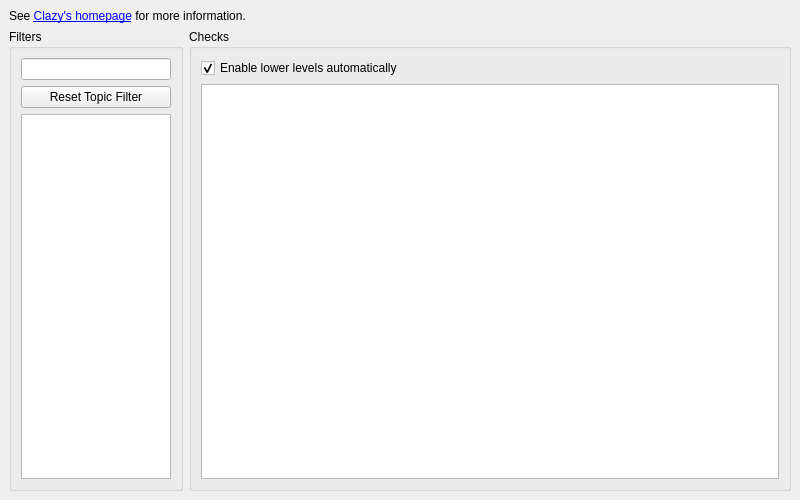
<?xml version="1.0" encoding="UTF-8"?>
<ui version="4.0">
 <class>ClangTools::Internal::ClazyChecks</class>
 <widget class="QWidget" name="ClangTools::Internal::ClazyChecks">
  <property name="geometry">
   <rect>
    <x>0</x>
    <y>0</y>
    <width>800</width>
    <height>500</height>
   </rect>
  </property>
  <property name="sizePolicy">
   <sizepolicy hsizetype="Minimum" vsizetype="Minimum">
    <horstretch>0</horstretch>
    <verstretch>0</verstretch>
   </sizepolicy>
  </property>
  <property name="windowTitle">
   <string/>
  </property>
  <layout class="QVBoxLayout" name="verticalLayout">
   <property name="spacing">
    <number>6</number>
   </property>
   <property name="leftMargin">
    <number>0</number>
   </property>
   <property name="topMargin">
    <number>0</number>
   </property>
   <property name="rightMargin">
    <number>0</number>
   </property>
   <property name="bottomMargin">
    <number>0</number>
   </property>
   <item>
    <widget class="QStackedWidget" name="stackedWidget">
     <property name="currentIndex">
      <number>0</number>
     </property>
     <widget class="QWidget" name="checksPage">
      <layout class="QVBoxLayout" name="verticalLayout_4">
       <item>
        <widget class="QLabel" name="label">
         <property name="text">
          <string>See &lt;a href=&quot;https://github.com/KDE/clazy&quot;&gt;Clazy's homepage&lt;/a&gt; for more information.</string>
         </property>
         <property name="openExternalLinks">
          <bool>true</bool>
         </property>
        </widget>
       </item>
       <item>
        <layout class="QHBoxLayout" name="horizontalLayout_2">
         <item>
          <widget class="QGroupBox" name="groupBox">
           <property name="sizePolicy">
            <sizepolicy hsizetype="Preferred" vsizetype="Preferred">
             <horstretch>0</horstretch>
             <verstretch>0</verstretch>
            </sizepolicy>
           </property>
           <property name="title">
            <string>Filters</string>
           </property>
           <layout class="QVBoxLayout" name="verticalLayout_3">
            <item>
             <widget class="Utils::FancyLineEdit" name="filterLineEdit">
              <property name="sizePolicy">
               <sizepolicy hsizetype="Minimum" vsizetype="Fixed">
                <horstretch>0</horstretch>
                <verstretch>0</verstretch>
               </sizepolicy>
              </property>
             </widget>
            </item>
            <item>
             <widget class="QPushButton" name="topicsResetButton">
              <property name="text">
               <string>Reset Topic Filter</string>
              </property>
             </widget>
            </item>
            <item>
             <widget class="QListView" name="topicsView">
              <property name="sizePolicy">
               <sizepolicy hsizetype="Preferred" vsizetype="Preferred">
                <horstretch>0</horstretch>
                <verstretch>0</verstretch>
               </sizepolicy>
              </property>
              <property name="maximumSize">
               <size>
                <width>150</width>
                <height>16777215</height>
               </size>
              </property>
              <property name="editTriggers">
               <set>QAbstractItemView::NoEditTriggers</set>
              </property>
             </widget>
            </item>
           </layout>
          </widget>
         </item>
         <item>
          <widget class="QGroupBox" name="checksGroupBox">
           <property name="title">
            <string>Checks</string>
           </property>
           <layout class="QVBoxLayout" name="verticalLayout_2">
            <item>
             <widget class="QCheckBox" name="enableLowerLevelsCheckBox">
              <property name="toolTip">
               <string>When enabling a level explicitly, also enable lower levels (Clazy semantic).</string>
              </property>
              <property name="text">
               <string>Enable lower levels automatically</string>
              </property>
              <property name="checked">
               <bool>true</bool>
              </property>
             </widget>
            </item>
            <item>
             <widget class="QTreeView" name="checksView"/>
            </item>
           </layout>
          </widget>
         </item>
        </layout>
       </item>
      </layout>
     </widget>
     <widget class="QWidget" name="invalidExecutablePage">
      <layout class="QVBoxLayout" name="verticalLayout_5">
       <item>
        <widget class="Utils::InfoLabel" name="invalidExecutableLabel">
         <property name="text">
          <string>Could not query the supported checks from the clazy-standalone executable.
Set a valid executable first.</string>
         </property>
         <property name="alignment">
          <set>Qt::AlignLeading|Qt::AlignLeft|Qt::AlignTop</set>
         </property>
        </widget>
       </item>
       <item>
        <spacer name="verticalSpacer">
         <property name="orientation">
          <enum>Qt::Vertical</enum>
         </property>
         <property name="sizeHint" stdset="0">
          <size>
           <width>20</width>
           <height>382</height>
          </size>
         </property>
        </spacer>
       </item>
      </layout>
     </widget>
    </widget>
   </item>
  </layout>
 </widget>
 <customwidgets>
  <customwidget>
   <class>Utils::InfoLabel</class>
   <extends>QLabel</extends>
   <header location="global">utils/infolabel.h</header>
  </customwidget>
  <customwidget>
   <class>Utils::FancyLineEdit</class>
   <extends>QLineEdit</extends>
   <header location="global">utils/fancylineedit.h</header>
  </customwidget>
 </customwidgets>
 <resources/>
 <connections/>
</ui>
